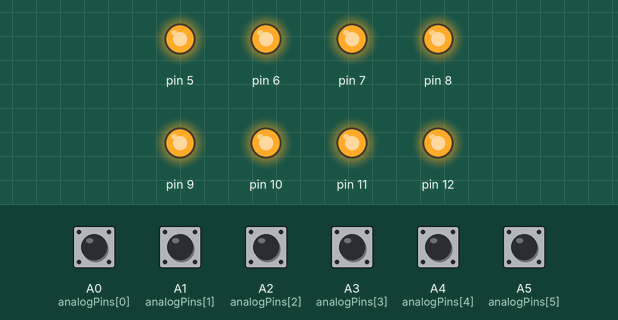
Recording of a sketch running on a simulated Arduino Uno, built with avr-gcc and run on an emulated ATmega328P. Parts: output pins drawn as LEDs (lit = HIGH). Inputs (shaded band) come from the test bench; at power-on: A0 (analogPins[0]), A1 (analogPins[1]), A2 (analogPins[2]), A3 (analogPins[3]), A4 (analogPins[4]), A5 (analogPins[5]) HIGH.

Above: at 1.2 s.
1.3 s: A0 (analogPins[0]) pulled LOW for 0.15 s
At 1.37 s:
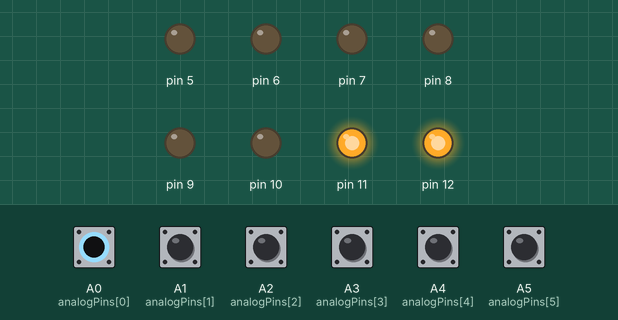
2.9 s: A1 (analogPins[1]) pulled LOW for 0.15 s
At 2.97 s:
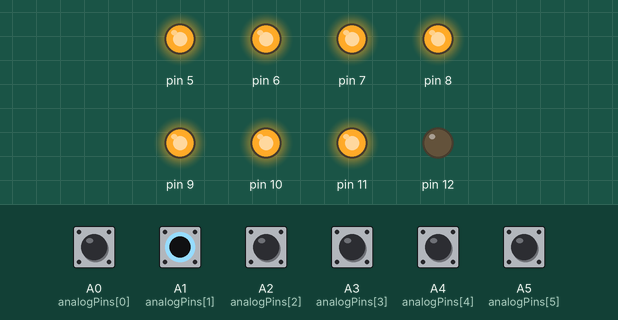
4.5 s: A3 (analogPins[3]) pulled LOW for 0.15 s
At 4.57 s:
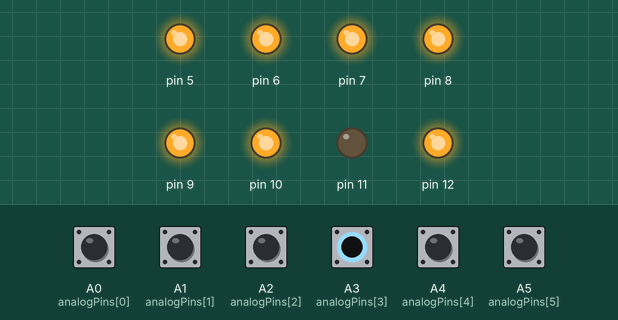
6.1 s: A0 (analogPins[0]) driven LOW and A1 (analogPins[1]) driven LOW
At 7.1 s:
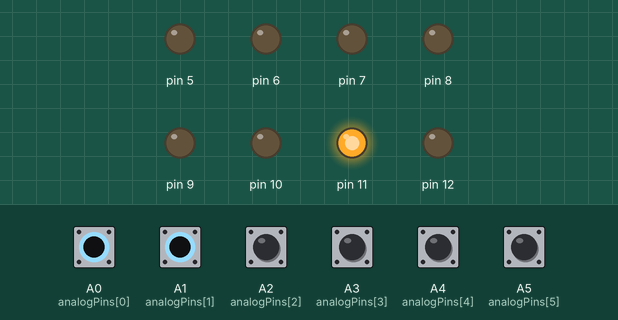
7.6 s: A3 (analogPins[3]) pulled LOW for 1 s
At 8.2 s:
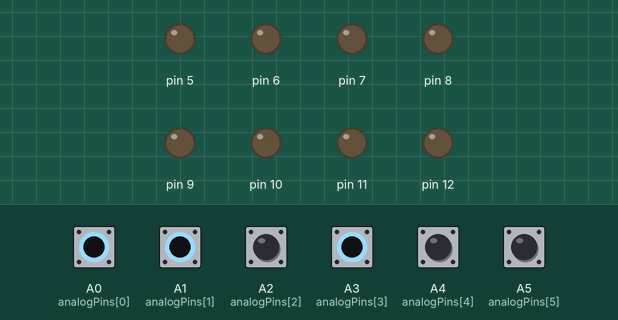
10.1 s: A0 (analogPins[0]) driven HIGH
At 11.3 s:
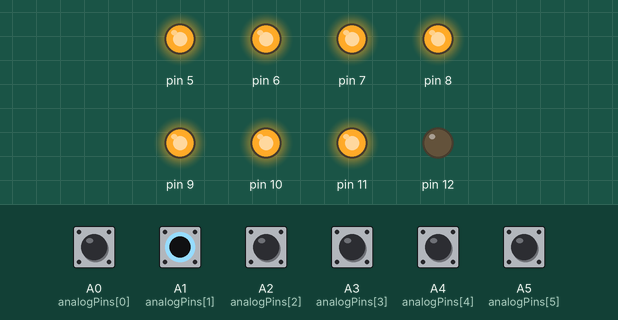
Timing chart, 0 to 12.6 s (numbered marks = the images above; inputs shaded):
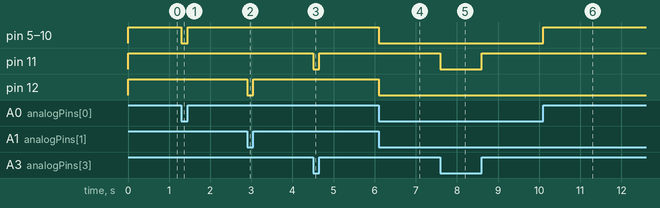

The sketch:

main.ino
```cpp
/**
 * switch list and real positions
 * 0 = entry left
 * 1 = entry right
 * 2 = sleep north left
 * 3 = sleep north right
 * 4 = sleep south left
 * 5 = sleep south right
 *
 * light list and real position
 * 0 = entry 1
 * 1 = entry 2
 * 2 = living 1
 * 3 = living 2
 * 4 = living 3
 * 5 = living 4
 * 6 = sleeping 1
 * 7 = sleeping 2
 */
boolean arrrSwitchGroups[6][8] = {
  {true, true, true, true, true, true, false, false}, //Switch 0, Light 0 ... 8
  {false, false, false, false, false, false, false, true}, //Switch 1, Light 0 ... 8
  {true, true, true, true, true, true, false, false}, //Switch 2, Light 0 ... 8
  {false, false, false, false, false, false, true, false}, //Switch 3, Light 0 ... 8
  {true, true, true, true, true, true, false, false}, //Switch 4, Light 0 ... 8
  {false, false, false, false, false, false, false, true}  //Switch 5, Light 0 ... 8
};

/*
 * Wiring:
 *  8 Solid State Relay Board: DC- => GND, DC+ => +5V, CH1...CH8 => Arduino: D5...D12
 *  Switching: GND => Switch in; A0...A5 => Switch out
 */
boolean arrrSwitch[6] = {HIGH,HIGH,HIGH,HIGH,HIGH,HIGH};

static const uint8_t analogPins[6] = {A0,A1,A2,A3,A4,A5};

boolean switchUsed = false;

int i, j, currentSwitch;

boolean lightStatus[8] = {HIGH,HIGH, HIGH, HIGH, HIGH, HIGH, HIGH, HIGH};

void setup() {
  // put your setup code here, to run once:
  for(i=0;i<6;i++){
    pinMode(analogPins[i], INPUT_PULLUP);
  }

  for(i=0; i<8;i++){
    pinMode(i+5, OUTPUT); //use d5...d12, offset
    digitalWrite(i+5, lightStatus[i]); //use d5...d12, offset
  }
}

void checkAndSwitch(int num){
  if(digitalRead(analogPins[num]) != arrrSwitch[num]){ //check if switch state changed
    arrrSwitch[num] = !arrrSwitch[num]; //save changed switch status

    for(j=0;j<8;j++){
      if(arrrSwitchGroups[num][j]){ //is light in switch group?
        lightStatus[j] = !lightStatus[j]; //trigger light
      }
    }

    switchUsed = true;
  }
}

void loop() {
  // put your main code here, to run repeatedly:

  for(i=0;i<6;i++){
    checkAndSwitch(i);
  }

  //Apply all changes
  if(switchUsed){
    for(i=0; i<8;i++){
      digitalWrite(i+5, lightStatus[i]); //use d5...d12, offset
    }
    switchUsed = false;
  }
}
```

Measured:
- after the input at 1.3 s, pin 5–10: HIGH → LOW at once, → HIGH 0.15 s later
- after the input at 2.9 s, pin 12: HIGH → LOW at once, → HIGH 0.15 s later
- after the input at 4.5 s, pin 11: HIGH → LOW at once, → HIGH 0.15 s later
- after the input at 6.1 s, pin 5–10, pin 12: HIGH → LOW at once
- after the input at 7.6 s, pin 11: HIGH → LOW at once, → HIGH 1.0 s later
- after the input at 10.1 s, pin 5–10: LOW → HIGH at once
